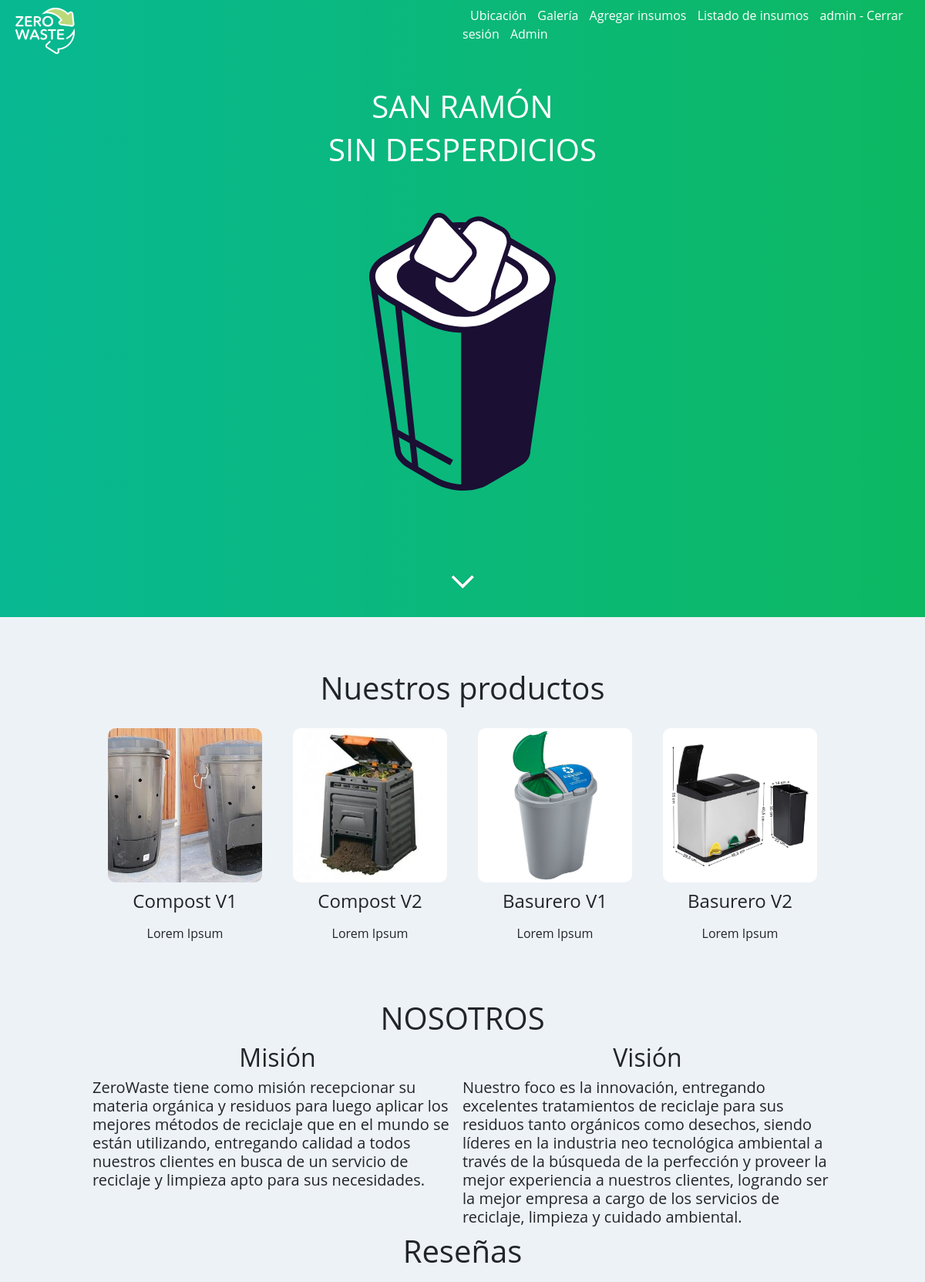
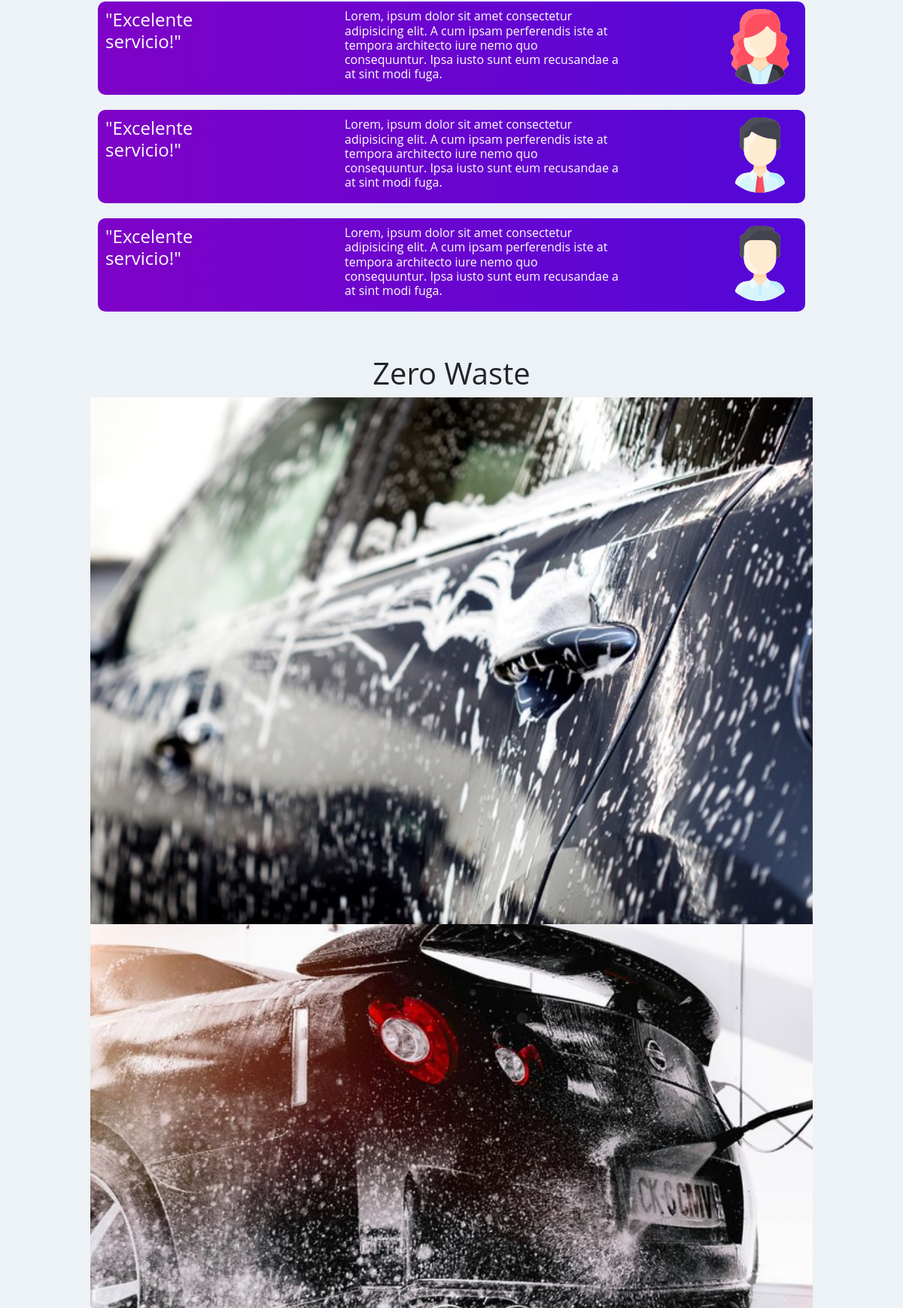
The app's page / (signed in, upper part) with its own data (2 pictures, top to bottom).
### app/models.py (models this page shows)
class Servicios(models.Model):
    nombre = models.CharField(max_length=40)
    descripcion = models.TextField(max_length=200)
    imagen = models.ImageField(null=True, blank=True, upload_to="servicios")
    class Meta:
        verbose_name = "Servicio"
        verbose_name_plural = "Servicios"

class About_us(models.Model):
    mision = models.TextField(max_length=500)
    vision = models.TextField(max_length=500)
    class Meta:
        verbose_name = "Acerca de nosotros"
        verbose_name_plural = "Acerca de nosotros"

class Slider(models.Model):
    nombre = models.CharField(max_length=10, null=True)
    imagen = models.ImageField(upload_to="slider")
    class Meta:
        verbose_name = "Foto del slider"
        verbose_name_plural = "Fotos del slider"

### app/views.py (the view)
# urls.py: path('', home, name="home"),
def home(request):
    slider = Slider.objects.all()
    about_us = About_us.objects.last()
    servicios = Servicios.objects.all()
    data = {
        "slider":slider,
        "servicios":servicios,
        "mision": getattr(about_us, "mision"),
        "vision": getattr(about_us, "vision")
    }
    return render(request, 'app/home.html', data)

### app/templates/app/home.html (shortened to what this page needs)
{% extends 'app/base.html' %}
{% load static %}
{% block css %}
<link rel="stylesheet" href="https://cdn.jsdelivr.net/bxslider/4.2.12/jquery.bxslider.css">
{% endblock %}
{% block landing %}
<div class="landing">
    <h1 class="title-landing">SAN RAMÓN</h1>
    <h1 class="title-landing">SIN DESPERDICIOS</h1>
    <img src="{% static 'app/img/landing.svg' %}" alt="">
    <a href="#servicios" class="navigation-icons">
        <img src="{% static 'app/img/arrow-down.png' %}" alt="">
    </a>
</div>
{% endblock %}
{% block contenido %}
<br><br>
<h1 id="servicios" class="title">Nuestros productos</h1>
<div class="services">
    {% for s in servicios %}
    <div class="service">
        <div class="service-container">
            {% if s.imagen %}
            <img src="{{ s.imagen.url }}" alt="">
            {% endif %}
            <h4 class="service-title">{{ s.nombre }}</h4>
            <h6 class="service-text">{{ s.descripcion }}</h6>
        </div>
    </div>
    {% endfor %}
</div>
<br><br>
<h1 class="title">NOSOTROS</h1>
<div class="nosotros">
    <div>
        <h2 class="title">Misión</h1>
        <h5>{{ mision }}</h4>
        <br><br>
    </div>
    <div>
        <h2 class="title">Visión</h1>
        <h5>{{ vision }}</h4>
    </div>
</div>
<h1 id="reseñas" class="title">Reseñas</h1>
<div class="reviews">
    <div class="review">
        <div class="review-container">
            <h4 class="review-title">"Excelente servicio!"</h4>
            <h6 class="review-text">Lorem, ipsum dolor sit amet consectetur adipisicing elit. A cum ipsam perferendis iste at tempora architecto iure nemo quo consequuntur. Ipsa iusto sunt eum recusandae a at sint modi fuga.</h6>
            <img src="{% static 'app/img/avatars/012-woman.svg' %}" alt="">
        </div>
    </div>
    <div class="review">
        <div class="review-container">
            <h4 class="review-title">"Excelente servicio!"</h4>
            <h6 class="review-text">Lorem, ipsum dolor sit amet consectetur adipisicing elit. A cum ipsam perferendis iste at tempora architecto iure nemo quo consequuntur. Ipsa iusto sunt eum recusandae a at sint modi fuga.</h6>
            <img src="{% static 'app/img/avatars/005-man.svg' %}" alt="">
        </div>
    </div>
    <div class="review">
        <div class="review-container">
            <h4 class="review-title">"Excelente servicio!"</h4>
            <h6 class="review-text">Lorem, ipsum dolor sit amet consectetur adipisicing elit. A cum ipsam perferendis iste at tempora architecto iure nemo quo consequuntur. Ipsa iusto sunt eum recusandae a at sint modi fuga.</h6>
            <img src="{% static 'app/img/avatars/008-man.svg' %}" alt="">
        </div>
    </div>
</div>
<br><br>
<h1 class="title">Zero Waste</h1>
<div class="slider">
    {% for s in slider %}
    <div><img src="{{ s.imagen.url }}" alt="imagen"></div>
    {% endfor %}
</div>
{% endblock %}

### app/templates/app/base.html (shortened to what this page needs)
<!DOCTYPE html>
<html lang="es">
<head>
    <link rel="stylesheet" href="https://cdn.jsdelivr.net/npm/bootstrap@4.5.3/dist/css/bootstrap.min.css">
    {% block css %}
    {% endblock %}
    {% load static %}
    <link rel="stylesheet" href="{% static 'app/css/estilos.css' %}">
</head>
<body>
    <header id="header">
        <div class="logo_container">
            <a href="{% url 'home' %}">
                <img src="{% static 'app/img/logo.svg' %}" alt="logo" class="logo">
            </a>
        </div>
        <div>
            <nav id="nav">
                <ul>
                    <li>
                        <a class="custom-nav" href="{% url 'ubicacion' %}">Ubicación</a>
                    </li>
                    <li>
                        <a class="custom-nav" href="{% url 'galeria' %}">Galería</a>
                    </li>
                    {% if perms.app.add_insumos %}
                    <li>
                        <a class="custom-nav" href="{% url 'agregrar_insumos' %}">Agregar insumos</a>
                    </li>
                    {% endif %}
                    {% if perms.app.view_insumos %}
                    <li>
                        <a class="custom-nav" href="{% url 'listar_insumos' %}">Listado de insumos</a>
                    </li>
                    {% endif %}
                    {% if user.is_authenticated %}
                    <li>
                        <a class="custom-nav" href="{% url 'logout' %}">{{ user.username }} - Cerrar sesión</a>
                    </li>
                    {% endif %}
                    {% if user.is_superuser %}
                    <li>
                        <a class="custom-nav" href="{% url 'admin' %}">Admin</a>
                    </li>
                    {% endif %}
                </ul>
            </nav>
        </div>
    </header>
    {% block landing %}
    {% endblock %}
    <div id="content">
        {% block contenido %}
        {% endblock %}
    </div>
</body>
</html>

### app/static/app/css/estilos.css (style rules this page uses)
* { margin: 0; padding: 0; }
header { width: 100%; height: 10vh; background: #0db862; background: -webkit-linear-gradient(right #08b892, #0db862); background: -moz-linear-gradient(right, #08b892, #0db862); background: linear-gradient(to right, #08b892, #0db862); display: flex; }
body { background-color: #EDF2F7; font-family: 'Open Sans', sans-serif; }
.title { text-align: center; }
.landing { height: 90vh; width: 100%; background: #0db862; background: -webkit-linear-gradient(right #08b892, #0db862); background: -moz-linear-gradient(right, #08b892, #0db862); background: linear-gradient(to right, #08b892, #0db862); display: flex; justify-content: center; align-items: center; flex-direction: column; }
.title-landing { color: white; }
.nosotros { display: flex; flex-wrap: wrap; }
.nosotros div { width: 50%; }
.navigation-icons { margin-top: 50px; height: 80px; }
.landing img { margin-top: 50px; height: 50%; }
header > div { width: 50%; }
.logo_container { display: flex; align-items: center; }
.logo { height: 60px; margin-left: 20px; }
nav { display: flex; justify-content: flex-end; align-items: center; height: 100%; }
nav > ul { margin-right: 20px; }
nav > ul > li { display: inline; margin-left: 10px; }
nav > ul > li > a { color: white; text-decoration: none; }
#content { width: 80%; margin: 20px auto; max-width: 1280px; min-height: 100vh; }
.services { display: flex; flex-wrap: wrap; }
.service { width: 25%; display: flex; justify-content: center; }
.service-container { width: 80%; margin: auto; padding: 10px; margin: 10px; height: auto; display: flex; align-items: center; flex-direction: column; }
.service-container img { height: 200px; width: 200px; border-radius: 10px; object-fit: cover; }
.service-container .service-title { margin-top: 10px; text-align: center; }
.service-container .service-text { margin-top: 10px; text-align: center; }
.slider img { object-fit: cover; height: 700px; width: 100%; }
.reviews { display: flex; flex-wrap: wrap; }
.reviews .review { width: 100%; }
.reviews .review .review-container { background: #5307D8; background: -webkit-linear-gradient(right, #5307D8, #7F02C7); background: -moz-linear-gradient(right, #5307D8, #7F02C7); background: linear-gradient(to left, #5307D8, #7F02C7); border-radius: 10px; display: flex; justify-content: space-between; margin: 10px; padding: 10px; }
.review-title { width: 20%; color: white; }
.review-text { width: 40%; color: white; }
.reviews img { height: 100px; object-fit: scale-down; border-radius: 100%; }

### records on screen
Servicios: imagen (picture), nombre "Compost V1", descripcion "Lorem Ipsum"
Servicios: imagen (picture), nombre "Compost V2", descripcion "Lorem Ipsum"
Servicios: imagen (picture), nombre "Basurero V1", descripcion "Lorem Ipsum"
Servicios: imagen (picture), nombre "Basurero V2", descripcion "Lorem Ipsum"
About_us: mision "ZeroWaste tiene como misión recepcionar su materia orgánica y residuos para luego aplicar los mejores métodos de reciclaje que en el mundo se están utilizando, entregando calidad a todos nuestros clientes en busca de un servicio de reciclaje y limpieza apto para sus necesidades.", vision "Nuestro foco es la innovación, entregando excelentes tratamientos de reciclaje para sus residuos tanto orgánicos como desechos, siendo líderes en la industria neo tecnológica ambiental a través de la búsqueda de la perfección y proveer la mejor experiencia a nuestros clientes, logrando ser la mejor empresa a cargo de los servicios de reciclaje, limpieza y cuidado ambiental."
Slider: imagen (picture)
Slider: imagen (picture)

### other values on screen
{{ user.username }} "admin"
